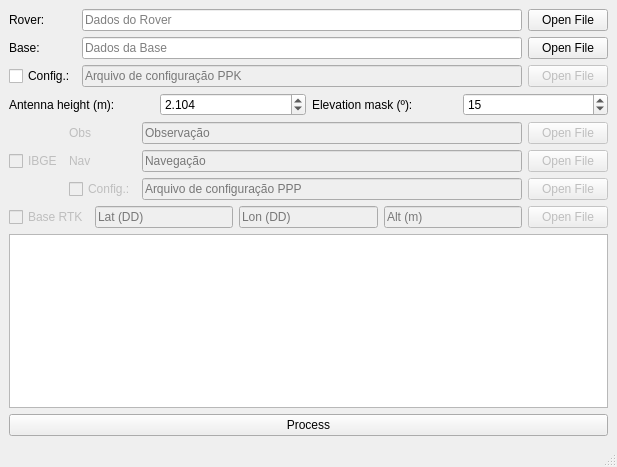
<?xml version="1.0" encoding="UTF-8"?>
<ui version="4.0">
 <class>_MainWindow</class>
 <widget class="QMainWindow" name="_MainWindow">
  <property name="geometry">
   <rect>
    <x>0</x>
    <y>0</y>
    <width>617</width>
    <height>467</height>
   </rect>
  </property>
  <property name="windowTitle">
   <string>RTKUSER</string>
  </property>
  <property name="windowIcon">
   <iconset>
    <normaloff>../../../../../../../horus/rtk2csv/icon/icon.ico</normaloff>../../../../../../../horus/rtk2csv/icon/icon.ico</iconset>
  </property>
  <widget class="QWidget" name="centralwidget">
   <layout class="QVBoxLayout" name="verticalLayout_3">
    <item>
     <layout class="QVBoxLayout" name="verticalLayout_2">
      <item>
       <layout class="QGridLayout" name="gridLayout_2">
        <item row="0" column="1">
         <widget class="QLineEdit" name="hoverRawInput">
          <property name="placeholderText">
           <string>Dados do Rover</string>
          </property>
         </widget>
        </item>
        <item row="1" column="0">
         <widget class="QLabel" name="label_2">
          <property name="text">
           <string>Base:   </string>
          </property>
         </widget>
        </item>
        <item row="0" column="0">
         <widget class="QLabel" name="label">
          <property name="text">
           <string>Rover:</string>
          </property>
         </widget>
        </item>
        <item row="1" column="2">
         <widget class="QPushButton" name="baseRawButton">
          <property name="text">
           <string>Open File</string>
          </property>
         </widget>
        </item>
        <item row="0" column="2">
         <widget class="QPushButton" name="hoverRawButton">
          <property name="sizePolicy">
           <sizepolicy hsizetype="Preferred" vsizetype="Maximum">
            <horstretch>0</horstretch>
            <verstretch>0</verstretch>
           </sizepolicy>
          </property>
          <property name="text">
           <string>Open File</string>
          </property>
         </widget>
        </item>
        <item row="1" column="1">
         <widget class="QLineEdit" name="baseRawInput">
          <property name="placeholderText">
           <string>Dados da Base</string>
          </property>
         </widget>
        </item>
        <item row="2" column="0">
         <widget class="QCheckBox" name="checkConfig">
          <property name="text">
           <string>Config.:</string>
          </property>
         </widget>
        </item>
        <item row="2" column="1">
         <widget class="QLineEdit" name="configInput">
          <property name="enabled">
           <bool>false</bool>
          </property>
          <property name="text">
           <string/>
          </property>
          <property name="placeholderText">
           <string>Arquivo de configuração PPK</string>
          </property>
         </widget>
        </item>
        <item row="2" column="2">
         <widget class="QPushButton" name="configButton">
          <property name="enabled">
           <bool>false</bool>
          </property>
          <property name="text">
           <string>Open File</string>
          </property>
         </widget>
        </item>
       </layout>
      </item>
      <item>
       <layout class="QHBoxLayout" name="horizontalLayout">
        <item>
         <widget class="QLabel" name="label_5">
          <property name="text">
           <string>Antenna height (m):</string>
          </property>
         </widget>
        </item>
        <item>
         <widget class="QDoubleSpinBox" name="AntAltInput">
          <property name="decimals">
           <number>3</number>
          </property>
          <property name="maximum">
           <double>9999.998999999999796</double>
          </property>
          <property name="singleStep">
           <double>0.100000000000000</double>
          </property>
          <property name="value">
           <double>2.104000000000000</double>
          </property>
         </widget>
        </item>
        <item>
         <widget class="QLabel" name="label_6">
          <property name="text">
           <string>Elevation mask (º):</string>
          </property>
         </widget>
        </item>
        <item>
         <widget class="QSpinBox" name="ElevationMaskInput">
          <property name="maximum">
           <number>90</number>
          </property>
          <property name="value">
           <number>15</number>
          </property>
         </widget>
        </item>
       </layout>
      </item>
      <item>
       <layout class="QHBoxLayout" name="horizontalLayout_4">
        <item>
         <widget class="QCheckBox" name="checkIBGE">
          <property name="enabled">
           <bool>false</bool>
          </property>
          <property name="text">
           <string>IBGE</string>
          </property>
         </widget>
        </item>
        <item>
         <layout class="QGridLayout" name="gridLayout">
          <item row="1" column="1">
           <widget class="QLineEdit" name="IBGENavInput">
            <property name="enabled">
             <bool>false</bool>
            </property>
            <property name="placeholderText">
             <string>Navegação</string>
            </property>
           </widget>
          </item>
          <item row="0" column="1">
           <widget class="QLineEdit" name="IBGEObsInput">
            <property name="enabled">
             <bool>false</bool>
            </property>
            <property name="placeholderText">
             <string>Observação</string>
            </property>
           </widget>
          </item>
          <item row="0" column="0">
           <widget class="QLabel" name="label_3">
            <property name="enabled">
             <bool>false</bool>
            </property>
            <property name="text">
             <string>Obs</string>
            </property>
           </widget>
          </item>
          <item row="1" column="2">
           <widget class="QPushButton" name="IBGENavButton">
            <property name="enabled">
             <bool>false</bool>
            </property>
            <property name="text">
             <string>Open File</string>
            </property>
           </widget>
          </item>
          <item row="0" column="2">
           <widget class="QPushButton" name="IBGEObsButton">
            <property name="enabled">
             <bool>false</bool>
            </property>
            <property name="text">
             <string>Open File</string>
            </property>
           </widget>
          </item>
          <item row="1" column="0">
           <widget class="QLabel" name="label_4">
            <property name="enabled">
             <bool>false</bool>
            </property>
            <property name="text">
             <string>Nav</string>
            </property>
           </widget>
          </item>
          <item row="2" column="0">
           <widget class="QCheckBox" name="checkIBGEConfig">
            <property name="enabled">
             <bool>false</bool>
            </property>
            <property name="text">
             <string>Config.:</string>
            </property>
           </widget>
          </item>
          <item row="2" column="1">
           <widget class="QLineEdit" name="configIBGEInput">
            <property name="enabled">
             <bool>false</bool>
            </property>
            <property name="placeholderText">
             <string>Arquivo de configuração PPP</string>
            </property>
           </widget>
          </item>
          <item row="2" column="2">
           <widget class="QPushButton" name="IBGEConfigButton">
            <property name="enabled">
             <bool>false</bool>
            </property>
            <property name="text">
             <string>Open File</string>
            </property>
           </widget>
          </item>
         </layout>
        </item>
       </layout>
      </item>
      <item>
       <layout class="QHBoxLayout" name="horizontalLayout_5">
        <item>
         <widget class="QCheckBox" name="checkBaseRtk">
          <property name="enabled">
           <bool>false</bool>
          </property>
          <property name="text">
           <string>Base RTK</string>
          </property>
         </widget>
        </item>
        <item>
         <widget class="QLineEdit" name="baseLatInput">
          <property name="enabled">
           <bool>false</bool>
          </property>
          <property name="text">
           <string/>
          </property>
          <property name="placeholderText">
           <string>Lat (DD)</string>
          </property>
         </widget>
        </item>
        <item>
         <widget class="QLineEdit" name="baseLonInput">
          <property name="enabled">
           <bool>false</bool>
          </property>
          <property name="placeholderText">
           <string>Lon (DD)</string>
          </property>
         </widget>
        </item>
        <item>
         <widget class="QLineEdit" name="baseAltInput">
          <property name="enabled">
           <bool>false</bool>
          </property>
          <property name="placeholderText">
           <string>Alt (m)</string>
          </property>
         </widget>
        </item>
        <item>
         <widget class="QPushButton" name="basePositionButton">
          <property name="enabled">
           <bool>false</bool>
          </property>
          <property name="text">
           <string>Open File</string>
          </property>
         </widget>
        </item>
       </layout>
      </item>
      <item>
       <widget class="QTextEdit" name="output"/>
      </item>
      <item>
       <widget class="QPushButton" name="processButton">
        <property name="text">
         <string>Process</string>
        </property>
       </widget>
      </item>
     </layout>
    </item>
   </layout>
  </widget>
  <widget class="QStatusBar" name="statusbar"/>
 </widget>
 <resources/>
 <connections/>
</ui>
